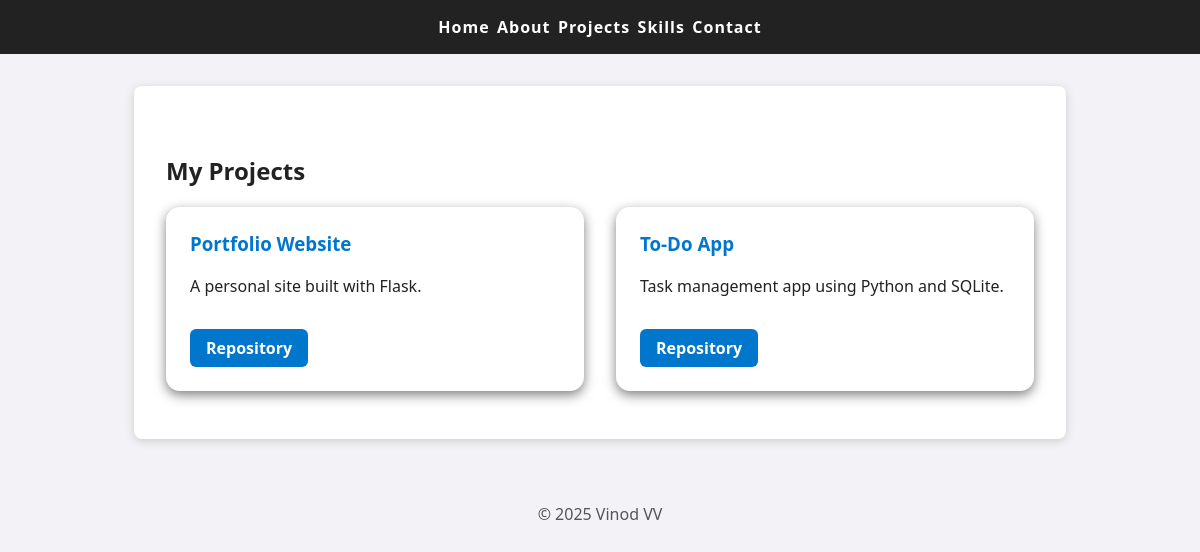
Page /projects on the earlier database version.
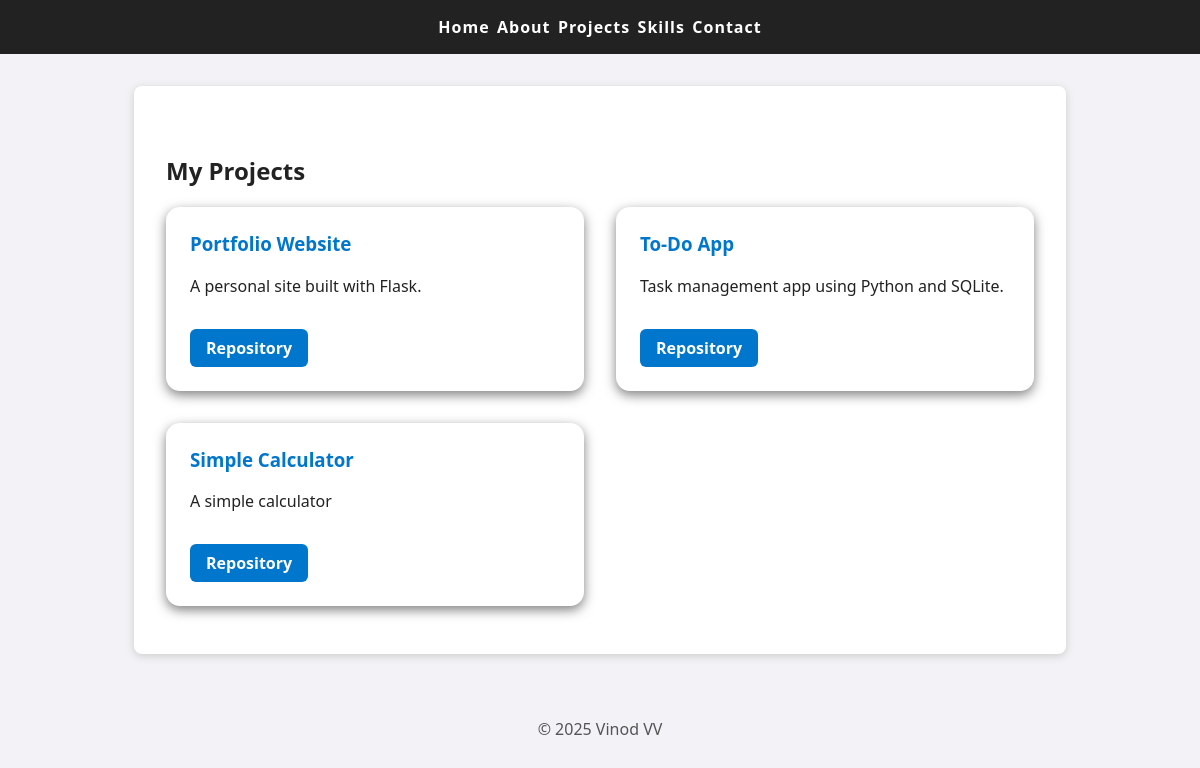
Same page on the later database version.
### tables this page shows
CREATE TABLE projects (id INTEGER PRIMARY KEY AUTOINCREMENT,
            title TEXT NOT NULL,
            description TEXT NOT NULL,
            repo_link TEXT NOT NULL
            );

### app.py (the view)
@app.route('/projects')
def projects():
    conn = get_db_connection()
    projects = conn.execute('SELECT * FROM projects').fetchall()
    conn.close()
    return render_template('projects.html', projects=projects)

### app.py (called while the page is built)
def get_db_connection():
    conn = sqlite3.connect(DATABASE)
    conn.row_factory = sqlite3.Row
    return conn

### templates/projects.html
{% extends 'base.html' %}
{% block content %}
    <section class="section-padding">
        <h2>My Projects</h2>
        {% if projects %}
            <div class="projects-grid">
                {% for proj in projects %}
                    <div class="project-card">
                        <h3>{{ proj.title }}</h3>
                        <p>{{ proj.description }}</p>
                        <a href="{{ proj.repo_link }}" target="_blank">Repository</a>
                    </div>
                {% endfor %}
            </div>
        {% else %}
            <p>No projects to display at the moment</p>
        {% endif %}
    </section>
{% endblock %}

### templates/base.html (shortened to what this page needs)
<!DOCTYPE html>
<html lang="en">
    <head>
        <link rel="stylesheet" href="{{ url_for('static', filename='style.css') }}">
    </head>
    <body>
        <nav>
            <a href="{{ url_for('home') }}">Home</a>
            <a href="{{ url_for('about') }}">About</a>
            <a href="{{ url_for('projects') }}">Projects</a>
            <a href="{{ url_for('skills') }}">Skills</a>
            <a href="{{ url_for('contact') }}">Contact</a>
        </nav>
        <main>
            {% block content %}{% endblock %}
        </main>
        <footer>
            &copy; 2025 Vinod VV
        </footer>
    </body>
</html>

### static/style.css (style rules this page uses)
body { font-family: 'Segoe UI', sans-serif; margin: 0; padding: 0; background: #f3f3f7; color: #222; }
nav { background: #222; color: #fff; padding: 1em; text-align: center; }
nav a { color: #fff; text-decoration: none; margin: 0.1em; font-weight: bold; letter-spacing: 1px; }
main { margin: 2em auto; max-width: 900px; padding: 1em; background: #fff; border-radius: 8px; box-shadow: 0 2px 8px #ccc; }
.section-padding { padding: 2em 1em; }
.projects-grid { display: grid; grid-template-columns: repeat(auto-fit, minmax(280px, 1fr)); gap: 2em; margin-top: 1em; }
.project-card { padding: 1.5em; background: #ffffff; border-radius: 14px; box-shadow: 0 4px 12px rgba(0, 0, 0, 0.5); transition: transform 0.2s, box-shadow 0.2s; }
.project-card h3 { margin-top: 0; color: #0077cc; }
.project-card a { display: inline-block; margin-top: 1em; color: #fff; background: #0077cc; padding: 0.5em 1em; border-radius: 6px; text-decoration: none; font-weight: bold; }
footer { text-align: center; color: #555; padding: 2em 0; }

Differences in the rows shown:
added projects: title "Simple Calculator", description "A simple calculator"
